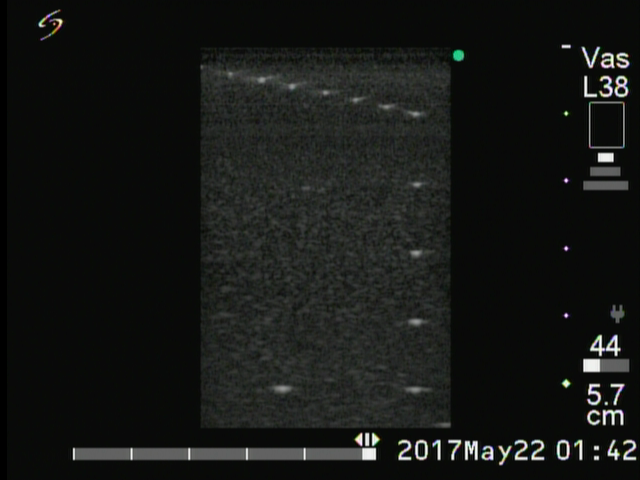
%> input picture 57-high-res.bmp, 640 x 480 px
$ octave hw2_speckle.m   (GNU Octave 9; MATLAB toolbox functions it lacks are replaced by stand-ins)
%> lines starting %> are read from the running program, lines starting %| are printed output that depends on the picture
% B-mode 影像實驗的範例程式
% 若不清楚所使用之MATLAB指令，請查MATLAB help
% Edited by M.-L. Li 05/14/2002
clear;

DR = 60;	% dynamic range (動態範圍) of the image
                % 因Sonosite無法顯示使用的動態範圍(通常會顯示在其他系統的原始影像上),可直接使用DR=60

% 在MATLAB中,imread進來的影像資料 data type 為 "uint8"
OriIm = imread('57-high-res.bmp');
%> OriIm is the input picture: size 480x640x3 uint8; mean R, G, B 21.8, 23.5, 21.4
%GrayIm = rgb2gray(OriIm);	% rgb to gray scale, data type : uint8

% 在MATLAB中，+,-,*,/等數值運算或函式只能使用於data type為double的資料上，
% 因此，在此先將uint8的data type轉成"double"
GrayIm = double(OriIm);
% figure,imagesc(GrayIm), colormap(gray)

% 將原始影像上，真正屬於仿體影像的部份取出，不同的影像取的區域不同，
% 請自己找出自己擷取影像真正屬於仿體影像的部份
GrayIm = GrayIm(45:428,200:452); %57
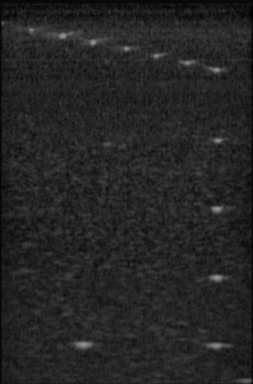
%> GrayIm: size 384x253 double; min 0, max 149, mean 36.7

% gray to dB 由0-255的灰階轉成 dB
dBIm = GrayIm - min(min(GrayIm));	% set min value to 0
dBIm = dBIm/max(max(dBIm));			% normalization, 0 - 1
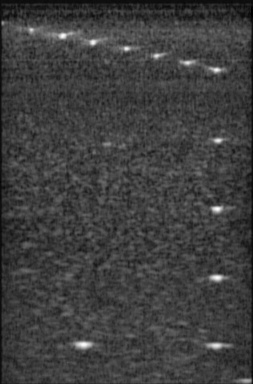
%> dBIm: size 384x253 double; min 0, max 1, mean 0.246
dBIm = dBIm*DR;							% to dB, 0 - DR

% show B-mode image

% % % % % % % % % % % figure
image(dBIm)
colormap(gray(DR))
axis image
% [6 lines of commented-out code are left out]
X = 105;
Y = 120;
W = 30;
H = 30;

rectangle('Position' , [X Y W H] , 'Edgecolor' , 'r') % [x y w h]

colorbar
title('B-mode image, dynamic range = 50dB')
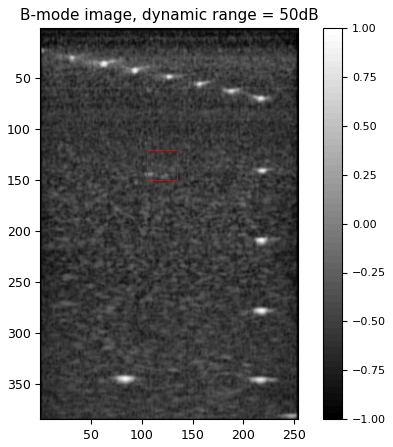
%> figure redrawn from the program's plot data

% ------------------ speckle std ------------------
% 計算speckle的標準差?
% 將影像上均質的部份選出來計算speckle std
% 可與理論值 4.34 dB做個驗證
speIm = dBIm(Y:Y+H, X:X+W);
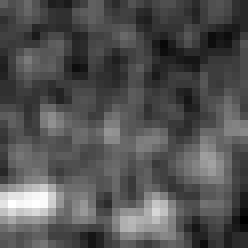
%> speIm: size 31x31 double (shown 8 times larger); min 9.26, max 32.62, mean 16.9; drawn with min black and max white
figure,imagesc(speIm), colormap(gray)
speckleStd = std(speIm(:));
%> speckleStd = 3.57


% -------------------- speckle histogram -----------------------
% dB to linear, 計算histogram前，得先將dB資料，轉為原來的linear的資料格式
% dB = 20*log10(E), E: amplitude => E = 10^(dB/20)
% dB = 10*log10(I), I: intensity => I = 10^(dB/10)
% 與計算std時一樣，取影像上均質的部份出來計算histogram
% 可使用MATLAB的函式"hist"來求出及畫出histgoram, "hist"僅只處理1-D的data,
% 所以需先使用reshape將2-D data 轉成1-D

% histogram 相當於 機率分布，(即高中所學的長條圖)
%可驗證speckle intensity及amplitude理論上的機率分布 (expenential distribution 及 Reyleigh distribution)

LinearIm_I = 10 .^ (speIm/10);	% intensity 為 10.^(圖像dB值/10)
LinearIm_E = 10 .^ (speIm/20);	% amplitude 為 10.^(圖像dB值/20)
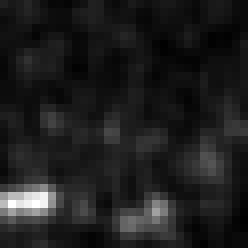
%> LinearIm_E: size 31x31 double (shown 8 times larger); min 2.9, max 42.74, mean 7.7; drawn with min black and max white

LinearIm_I = LinearIm_I(:);
%> LinearIm_I = 961 values, max 1827 at index 57, min 8.44 at index 958, mean 82.78
LinearIm_E = LinearIm_E(:);
%> LinearIm_E = 961 values, max 42.74 at index 57, min 2.9 at index 958, mean 7.73
figure
% 請先把 LinearIm_I 以及 LinearIm_E 變成column vector, 再使用hist指令畫出機率分布圖
hist(LinearIm_I);	% 像expenential distribution嗎?
title('Speckle Intensity Distribution');xlabel('I');ylabel('P_I')
%> after `ylabel('P_I')`:
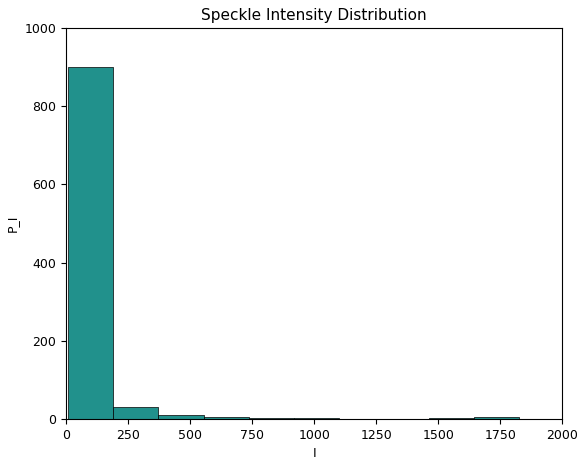
%> figure redrawn from the program's plot data; tallest bar 900 high, from x = 8.44 to 190.3
figure
hist(LinearIm_E);	% 像Reyleigh distribution嗎?
title('Speckle Amplitude Distribution');xlabel('E');ylabel('P_E')
%> after `ylabel('P_E')`:
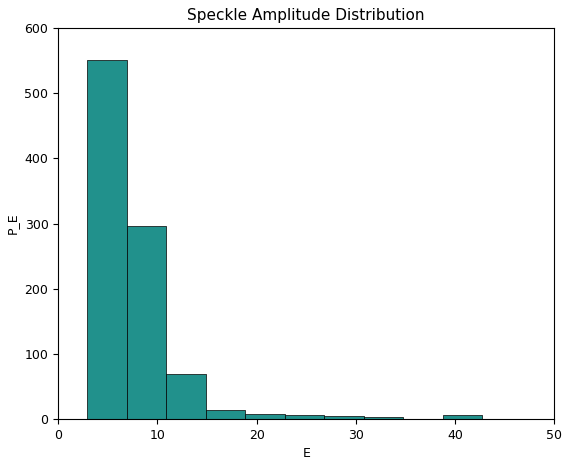
%> figure redrawn from the program's plot data; tallest bar 551 high, from x = 2.9 to 6.89

$ run again, with -6-15_low_pen.bmp copied over 57-high-res.bmp
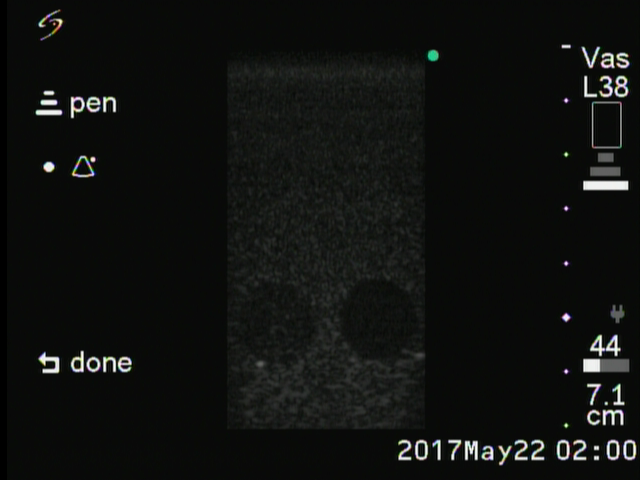
%> input picture -6-15_low_pen.bmp, 640 x 480 px
%> OriIm is the input picture: size 480x640x3 uint8; mean R, G, B 16.3, 17.8, 16
%> speckleStd = 2.41
%> `LinearIm_E = 10 .^ (speIm/20);`:
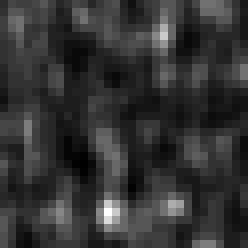
%> LinearIm_E: size 31x31 double (shown 8 times larger); min 1.78, max 12.12, mean 3.89; drawn with min black and max white
%> `LinearIm_I = LinearIm_I(:);`: LinearIm_I = 961 values, max 146.8 at index 430, min 3.16 at index 331, mean 16.52
%> `LinearIm_E = LinearIm_E(:);`: LinearIm_E = 961 values, max 12.12 at index 430, min 1.78 at index 331, mean 3.89
%> `ylabel('P_E')`:
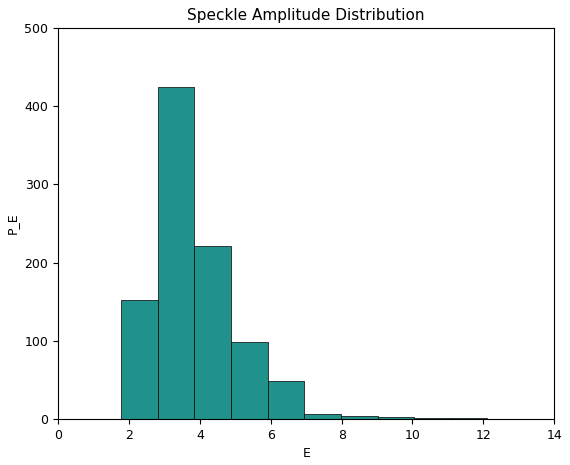
%> figure redrawn from the program's plot data; tallest bar 424 high, from x = 2.81 to 3.85
